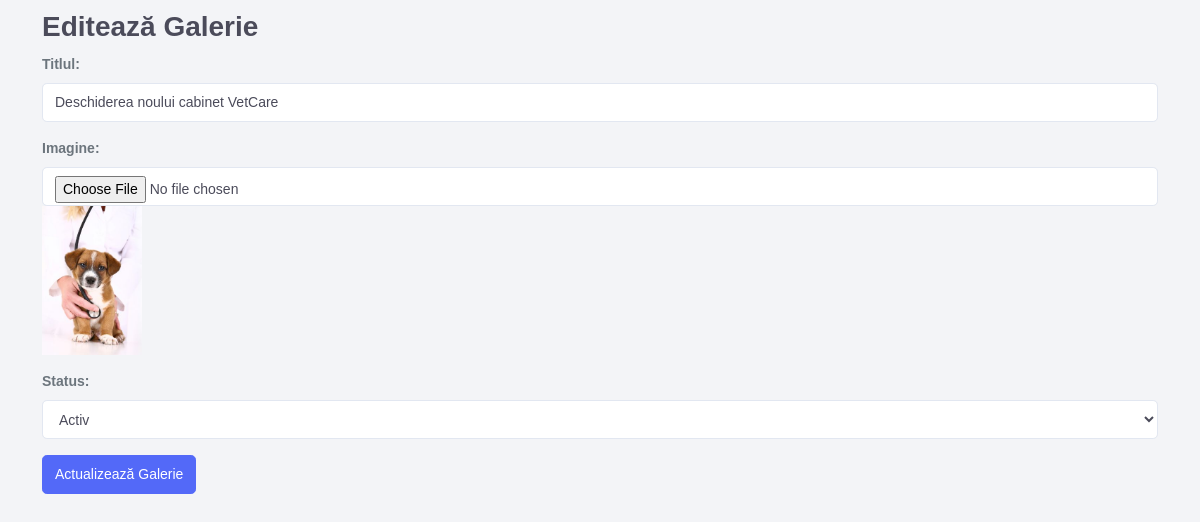
Page /author/Editeaza-galerie.php?id=1 on the committed database.
### tables this page shows
CREATE TABLE `galerie` (
                           `id_galerie` int(11) NOT NULL,
                           `titlul` varchar(255) NOT NULL,
                           `img` varchar(255) NOT NULL,
                           `status` varchar(49) NOT NULL
);

### author/Editeaza-galerie.php (the view, shortened to what this page needs)
<?php
require_once '../controller/config/db_config.php';
if (isset($_GET['id'])) {
    $id = $_GET['id'];
    $query = "SELECT * FROM galerie WHERE id_galerie = ?";
    $stmt = $db_con->prepare($query);
    $stmt->bind_param("i", $id);
    $stmt->execute();
    $result = $stmt->get_result();
    $galerie = $result->fetch_assoc();
}
?>
<!DOCTYPE html>
<html lang="en">
<head>
    <link href="assets/css/bootstrap.min.css" rel="stylesheet" type="text/css" />
</head>
<body>
<div class="container">
    <h2>Editează Galerie</h2>
    <form method="post" enctype="multipart/form-data">
        <div class="form-group">
            <label for="titlul">Titlul:</label>
            <input type="text" class="form-control" id="titlul" name="titlul" value="<?php echo $galerie['titlul']; ?>" required>
        </div>
        <div class="form-group">
            <label for="img">Imagine:</label>
            <input type="file" class="form-control" id="img" name="img">
            <img src="author/assets/images/users/<?php echo $galerie['img']; ?>" alt="<?php echo $galerie['img']; ?>" width="100">
        </div>
        <div class="form-group">
            <label for="status">Status:</label>
            <select class="form-control" id="status" name="status" required>
                <option value="activ" <?php echo $galerie['status'] == 'activ' ? 'selected' : ''; ?>>Activ</option>
            </select>
        </div>
        <button type="submit" class="btn btn-primary" name="update">Actualizează Galerie</button>
    </form>
</div>
</body>
</html>

### rows in the picture
galerie: titlul "Deschiderea noului cabinet VetCare", img (picture), status "Activ"
